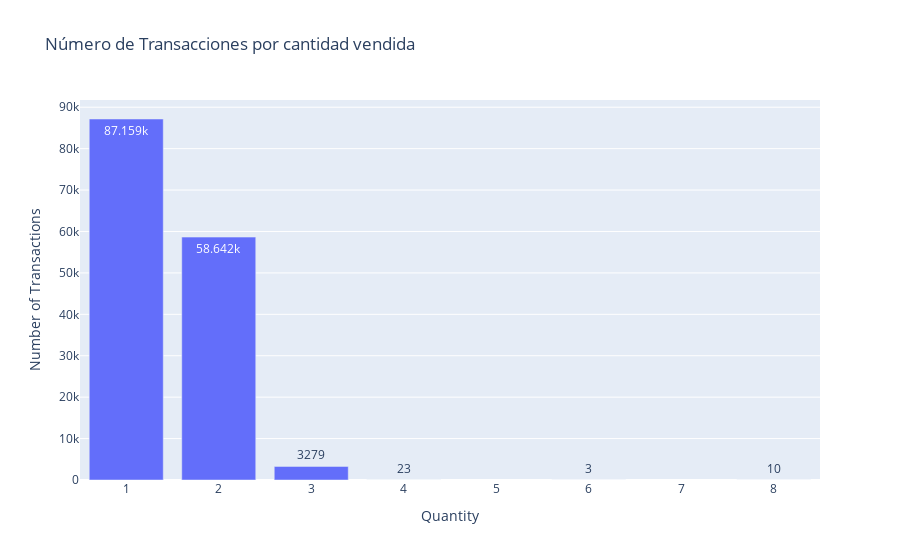

The notebook cell this image was saved under:
### Code cell
# Configuración gráfico
fig = px.bar(x=sales_qty.index, y=sales_qty.values,
             labels={'x': 'Quantity', 'y': 'Number of Transactions'},
             title='Número de Transacciones por cantidad vendida',
             text_auto=True)

# Mostrar el gráfico
fig.show()

### Figure 1 — Plotly figure (JSON) as saved in the notebook; plotly's stock layout.template omitted (floating-point values rounded to 4 significant figures)
{"data": [{"alignmentgroup": "True", "hovertemplate": "Quantity=%{x}<br>Number of Transactions=%{y}<extra></extra>", "legendgroup": "", "marker": {"color": "#636efa", "pattern": {"shape": ""}}, "name": "", "offsetgroup": "", "orientation": "v", "showlegend": false, "textposition": "auto", "texttemplate": "%{y}", "type": "bar", "x": [1, 2, 3, 4, 8, 6], "xaxis": "x", "y": [87159, 58642, 3279, 23, 10, 3], "yaxis": "y"}], "layout": {"autosize": true, "barmode": "relative", "legend": {"tracegroupgap": 0}, "title": {"text": "Número de Transacciones por cantidad vendida"}, "xaxis": {"anchor": "y", "autorange": true, "domain": [0, 1], "range": [0.5, 8.5], "title": {"text": "Quantity"}, "type": "linear"}, "yaxis": {"anchor": "x", "autorange": true, "domain": [0, 1], "range": [0, 91750.0], "title": {"text": "Number of Transactions"}, "type": "linear"}}}
